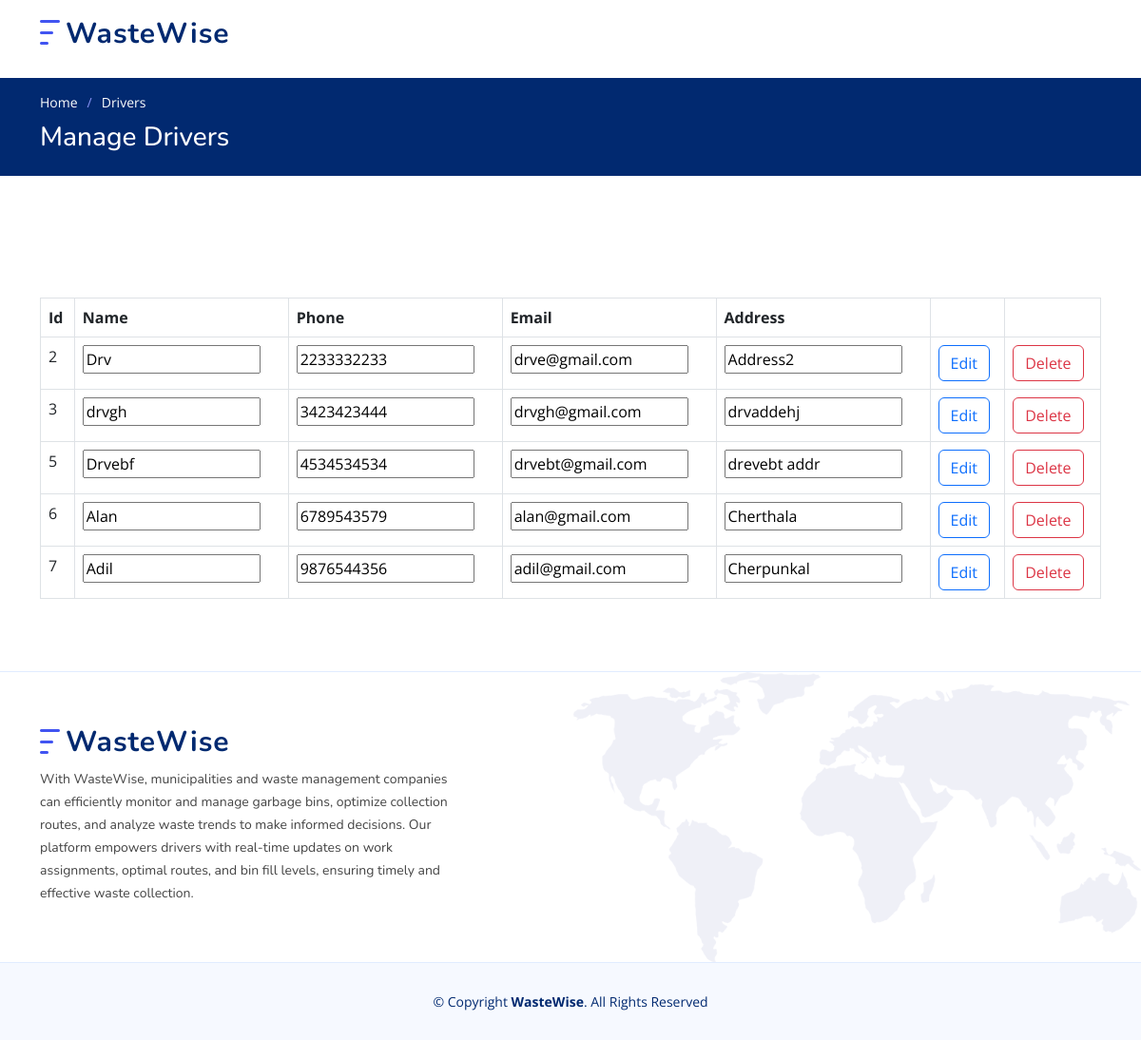
Before: /man_driver/ (signed in) with the older database file.
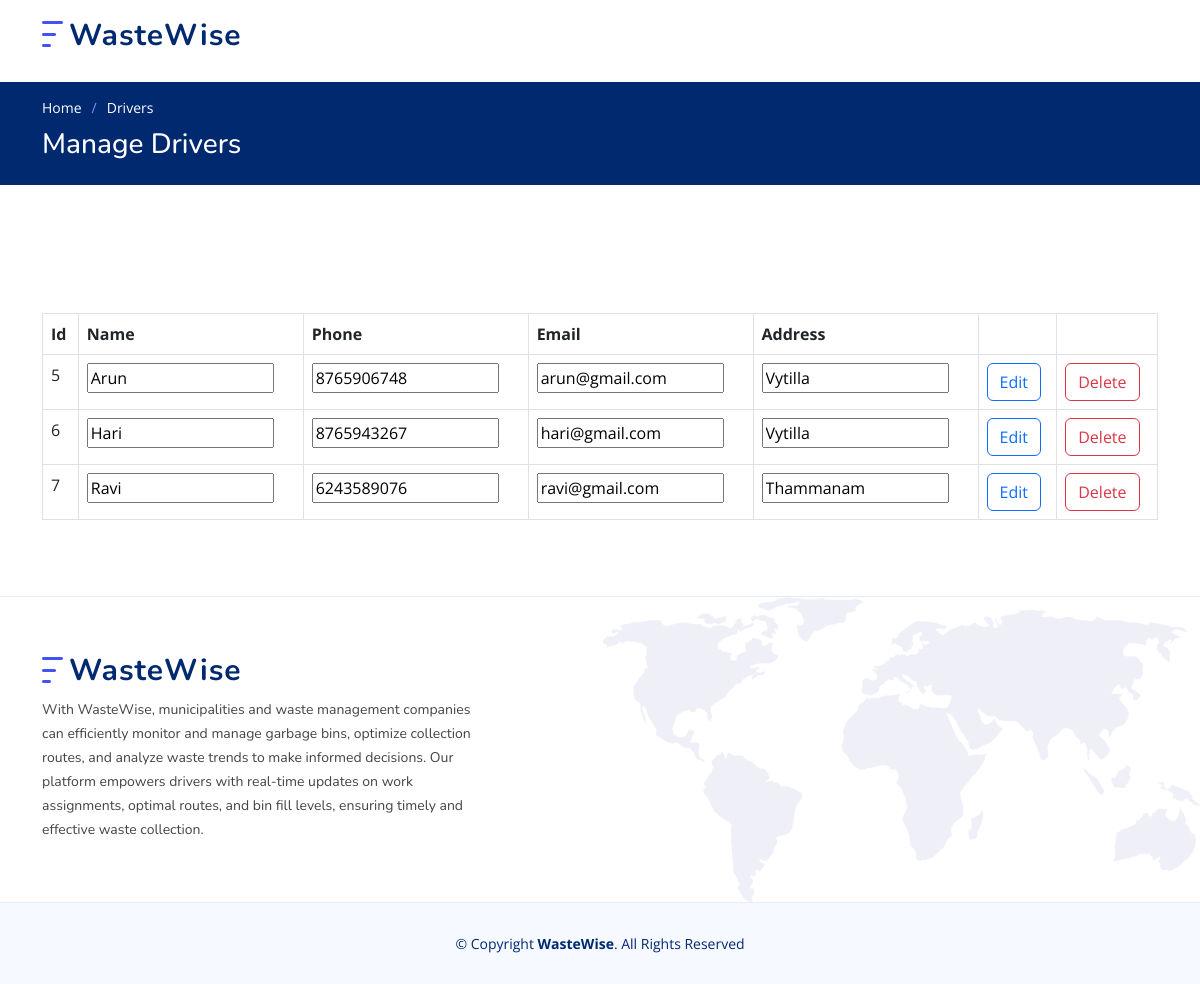
After: the same page with the newer database file.
### w_app/models.py (models this page shows)
class Driver(models.Model):
    S_id=models.IntegerField(primary_key=True)
    drv_name=models.CharField(max_length=255)
    drv_phn=models.CharField(max_length=255)
    drv_email=models.CharField(max_length=255)
    drv_place=models.CharField(max_length=255)
    drv_psw=models.CharField(max_length=255)

### w_app/views.py (the view)
# urls.py: path('man_driver/', man_driver, name="man_driver"),
@never_cache
def man_driver(request):
	if 'uid' in request.session:
		a=Driver.objects.all()
		return render(request, 'man_driver.html',{'drv':a})
	else:
		return render(request, 'sign_in.html')

### w_app/templates/man_driver.html (shortened to what this page needs)
{% load static %}
<!DOCTYPE html>
<html lang="en">
<head>
  <link href="{% static 'assets/vendor/aos/aos.css' %}" rel="stylesheet">
  <link href="{% static 'assets/vendor/bootstrap/css/bootstrap.min.css' %}" rel="stylesheet">
  <link href="{% static 'assets/vendor/bootstrap-icons/bootstrap-icons.css' %}" rel="stylesheet">
  <link href="{% static 'assets/vendor/glightbox/css/glightbox.min.css' %}" rel="stylesheet">
  <link href="{% static 'assets/vendor/remixicon/remixicon.css' %}" rel="stylesheet">
  <link href="{% static 'assets/vendor/swiper/swiper-bundle.min.css' %}" rel="stylesheet">
  <link href="{% static 'assets/css/style.css' %}" rel="stylesheet">
</head>
<body>
  <header id="header" class="header fixed-top">
    <div class="container-fluid container-xl d-flex align-items-center justify-content-between">
      <a href="{% url 'show_home_admin' %}" class="logo d-flex align-items-center">
        <img src="{% static 'assets/img/logo.png' %}" alt="">
        <span>WasteWise</span>
      </a>
      <nav id="navbar" class="navbar">
        <i class="bi bi-list mobile-nav-toggle"></i>
      </nav>
    </div>
  </header>
  <main id="main">
    <section class="breadcrumbs">
      <div class="container">
        <ol>
          <li><a href="{% url 'show_home_admin' %}">Home</a></li>
          <li>Drivers</li>
        </ol>
        <h2>Manage Drivers</h2>
      </div>
    </section>
    <br>
    <br>
    <section class="inner-page">
      <div class="container">
      <div class="row">
        <div class="col-md-12">
          <div class="table-wrapper" style="overflow-x: auto; margin-top: 20px;">
            <table class="table table-bordered  table-hover">
              <thead>
                <tr>
                  <th>Id</th>
                  <th>Name</th>
                  <th>Phone</th>
                  <th>Email</th>
                  <th>Address</th>
                  <th></th>
                  <th></th>
                </tr>
              </thead>
              <tbody>
                {% for i in drv %}
                  <tr scope="row">
                    <form action="{% url 'edit_drv' %}" method="POST">
                        <td>{{i.S_id}}<input type="text" name="S_id" value="{{i.S_id}}" hidden></td>
                        <td><input type="text" name="drv_name" value="{{i.drv_name}}" required></td>
                        <td><input type="number" name="drv_phn" value="{{i.drv_phn}}"required></td>
                        <td><input type="email" name="drv_email" value="{{i.drv_email}}" required></td>
                        <td><input type="text" name="drv_place" value="{{i.drv_place}}" required></td>
                        <td><input type="submit" class="btn btn-outline-primary" name="edi" id="edi" value="Edit"></td>
                    </form>
                    <form action="{% url 'del_drv' %}" method="POST">
                          <td><input type="submit" class="btn btn-outline-danger" name="del" id="del" value="Delete"></td>
                        </form>
                  </tr>
                {% endfor %}
            </tbody>
            </table>
          </div>
        </div>
      </div>
    </div>
    </section>
  </main>
  <footer id="footer" class="footer">
    <div class="footer-top">
      <div class="container">
        <div class="row gy-4">
          <div class="col-lg-5 col-md-12 footer-info">
            <a href="{% url 'show_home_admin' %}" class="logo d-flex align-items-center">
              <img src="{% static 'assets/img/logo.png' %}" alt="">
              <span>WasteWise</span>
            </a>
            <p>
                With WasteWise, municipalities and waste management companies can efficiently monitor and manage garbage bins, optimize collection routes, and analyze waste trends to make informed decisions. Our platform empowers drivers with real-time updates on work assignments, optimal routes, and bin fill levels, ensuring timely and effective waste collection.
            </p>
          </div>
    </div>
      </div>
    </div>
    <div class="container">
      <div class="copyright">
        &copy; Copyright <strong><span>WasteWise</span></strong>. All Rights Reserved
      </div>
    </div>
  </footer>
</body>
</html>

### w_app/static/assets/css/style.css (style rules this page uses)
:root { scroll-behavior: smooth; }
body { font-family: "Open Sans", sans-serif; color: #444444; }
a { color: #4154f1; text-decoration: none; }
h1, h2, h3, h4, h5, h6 { font-family: "Nunito", sans-serif; }
section { padding: 60px 0; overflow: hidden; }
.breadcrumbs { padding: 15px 0; background: #012970; min-height: 40px; margin-top: 82px; color: #fff; }
.breadcrumbs h2 { font-size: 28px; font-weight: 500; }
.breadcrumbs ol { display: flex; flex-wrap: wrap; list-style: none; padding: 0 0 10px 0; margin: 0; font-size: 14px; }
.breadcrumbs ol a { color: #fff; transition: 0.3s; }
.breadcrumbs ol li+li { padding-left: 10px; }
.breadcrumbs ol li+li::before { display: inline-block; padding-right: 10px; color: #8894f6; content: "/"; }
.header { transition: all 0.5s; z-index: 997; padding: 20px 0; }
.header .logo { line-height: 0; }
.header .logo img { max-height: 40px; margin-right: 6px; }
.header .logo span { font-size: 30px; font-weight: 700; letter-spacing: 1px; color: #012970; font-family: "Nunito", sans-serif; margin-top: 3px; }
.navbar { padding: 0; }
.mobile-nav-toggle { color: #012970; font-size: 28px; cursor: pointer; display: none; line-height: 0; transition: 0.5s; }
@media (max-width: 1200px) { .mobile-nav-toggle { display: block; } }
.footer { background: #f6f9ff; padding: 0 0 30px 0; font-size: 14px; }
.footer .footer-top { background: white url(../img/footer-bg.png) no-repeat right top; background-size: contain; border-top: 1px solid #e1ecff; border-bottom: 1px solid #e1ecff; padding: 60px 0 30px 0; }
.footer .footer-top .footer-info { margin-bottom: 30px; }
.footer .footer-top .footer-info .logo { line-height: 0; margin-bottom: 15px; }
.footer .footer-top .footer-info .logo img { max-height: 40px; margin-right: 6px; }
.footer .footer-top .footer-info .logo span { font-size: 30px; font-weight: 700; letter-spacing: 1px; color: #012970; font-family: "Nunito", sans-serif; margin-top: 3px; }
.footer .footer-top .footer-info p { font-size: 14px; line-height: 24px; margin-bottom: 0; font-family: "Nunito", sans-serif; }
.footer .copyright { text-align: center; padding-top: 30px; color: #012970; }

Changed rows visible on the page:
removed Driver: S_id "2", drv_name "Drv", drv_phn "2233332233", drv_email "drve@gmail.com", drv_place "Address2"
removed Driver: S_id "3", drv_name "drvgh", drv_phn "3423423444", drv_email "drvgh@gmail.com", drv_place "drvaddehj"
changed Driver id 5: drv_name "Drvebf" → "Arun"; drv_phn "4534534534" → "8765906748"; drv_email "drvebt@gmail.com" → "arun@gmail.com"; drv_place "drevebt addr" → "Vytilla"
changed Driver id 6: drv_name "Alan" → "Hari"; drv_phn "6789543579" → "8765943267"; drv_email "alan@gmail.com" → "hari@gmail.com"; drv_place "Cherthala" → "Vytilla"
changed Driver id 7: drv_name "Adil" → "Ravi"; drv_phn "9876544356" → "6243589076"; drv_email "adil@gmail.com" → "ravi@gmail.com"; drv_place "Cherpunkal" → "Thammanam"
